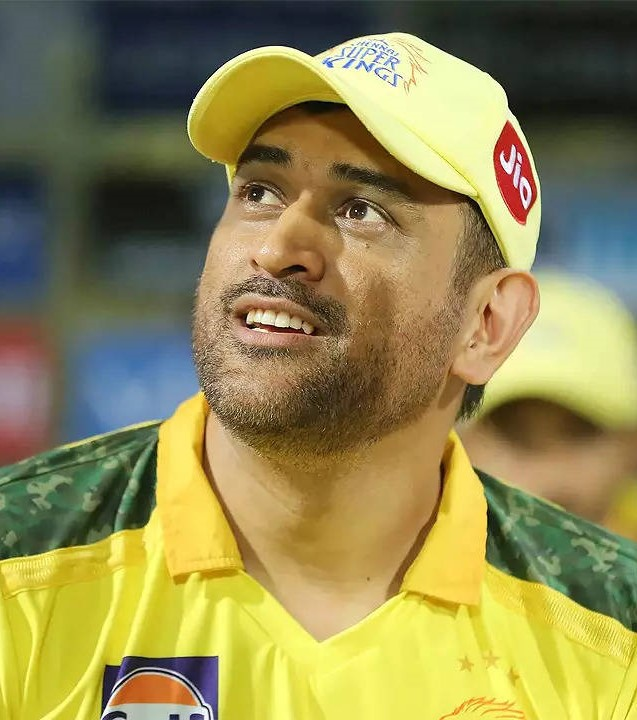
#> input picture d.jpg, 637 x 720 px
$ python code_1.py
#> lines starting #> are read from the running program, lines starting #| are printed output that depends on the picture
import cv2
import numpy as np

# Read input image
img = cv2.imread('d.jpg')
#> img is the input picture: shape (720, 637, 3); mean B, G, R 81.5, 137.2, 145.7

# Convert to grayscale
gray_img = cv2.cvtColor(img, cv2.COLOR_BGR2GRAY)
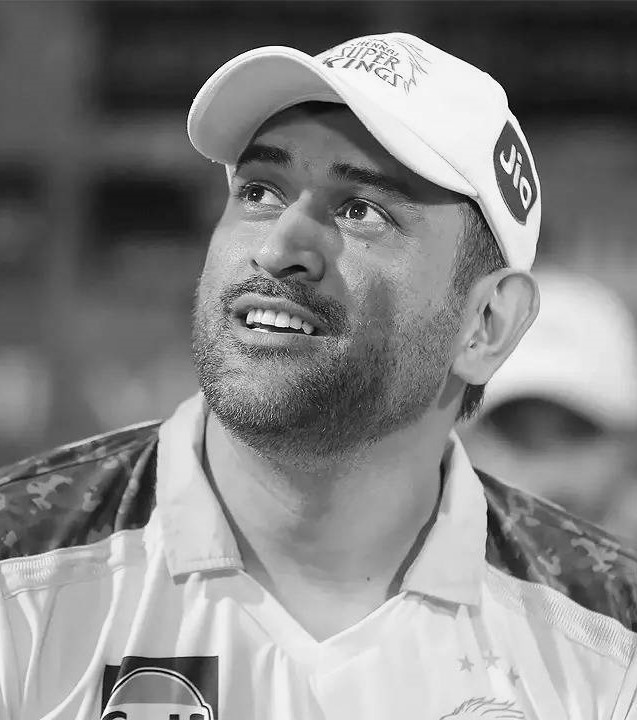
#> gray_img: shape (720, 637); min 0, max 255, mean 133.4

# Invert grayscale image
inverted_gray_img = 255 - gray_img
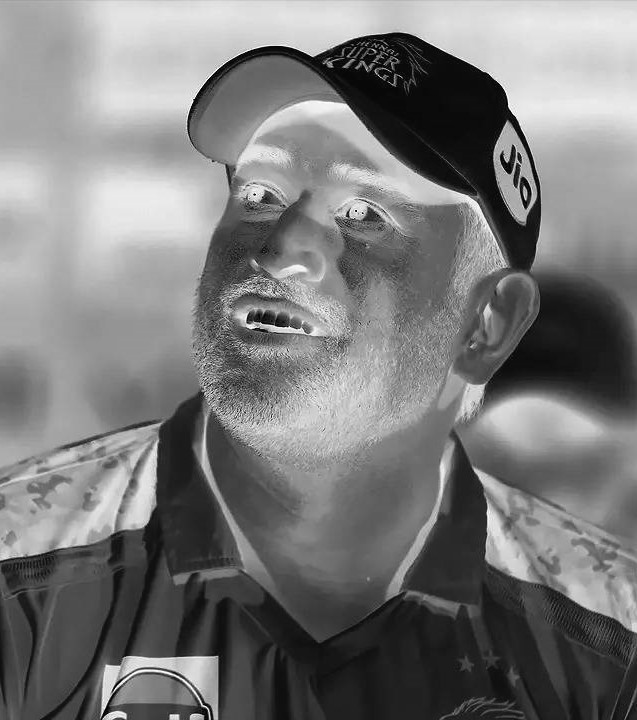
#> inverted_gray_img: shape (720, 637); min 0, max 255, mean 121.6

# Apply Gaussian blur
blurred_img = cv2.GaussianBlur(inverted_gray_img, (21, 21), 0)
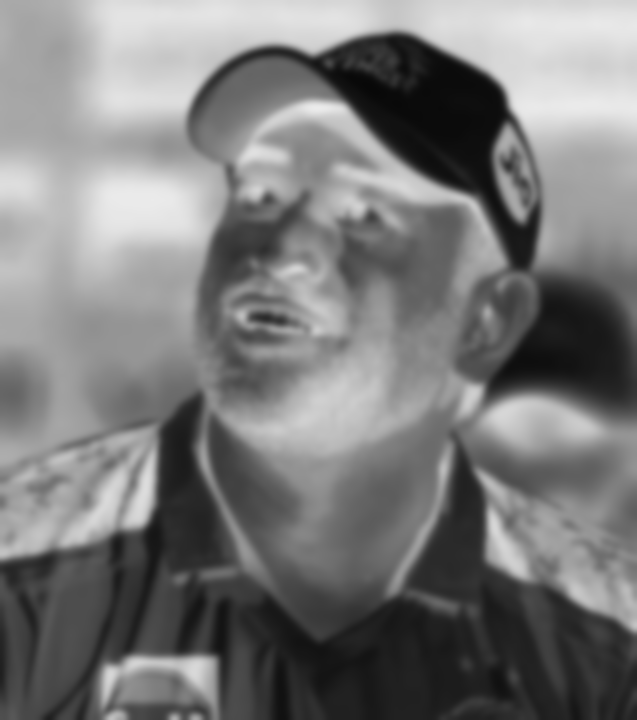
#> blurred_img: shape (720, 637); min 8, max 235, mean 121.6

# Invert blurred image
inverted_blurred_img = 255 - blurred_img
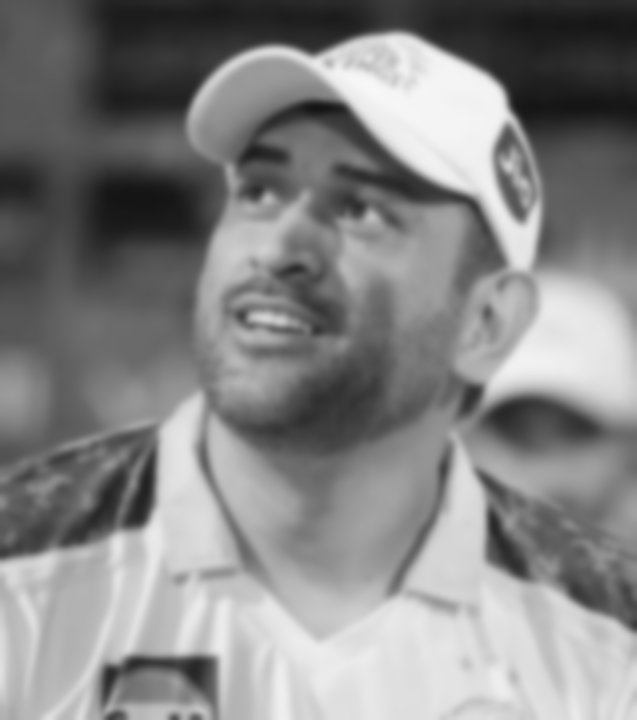
#> inverted_blurred_img: shape (720, 637); min 20, max 247, mean 133.4

# Create a pencil sketch image by blending the inverted blurred image with the grayscale image
pencil_sketch_img = cv2.divide(gray_img, inverted_blurred_img, scale=256.0)
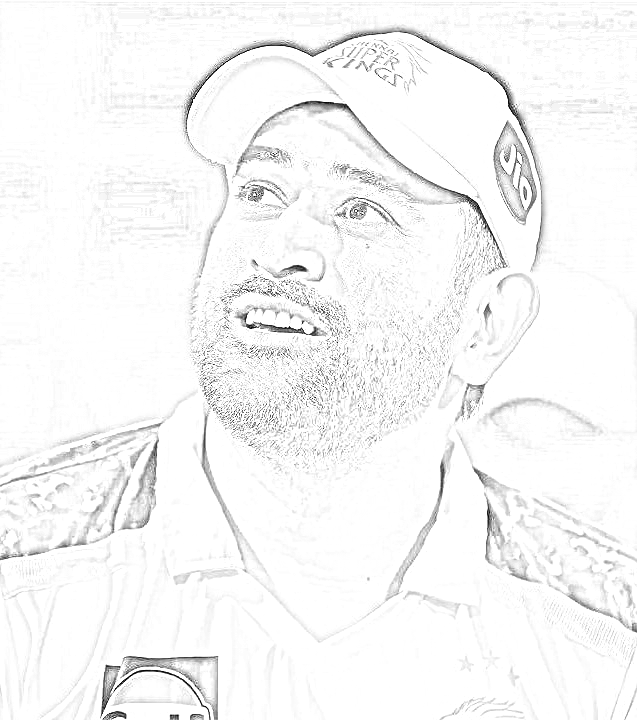
#> pencil_sketch_img: shape (720, 637); min 0, max 255, mean 246.6

# Show input and sketch images side by side
cv2.imshow('Input Image', img)
cv2.imshow('Pencil Sketch', pencil_sketch_img)
cv2.waitKey(0)
cv2.destroyAllWindows()
